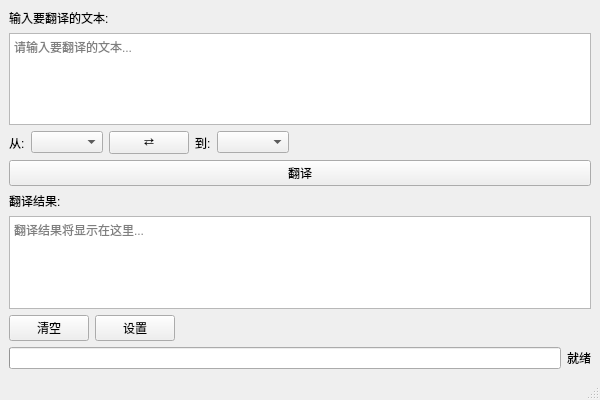
<?xml version="1.0" encoding="UTF-8"?>
<ui version="4.0">
 <class>MainWindow</class>
 <widget class="QMainWindow" name="MainWindow">
  <property name="geometry">
   <rect>
    <x>0</x>
    <y>0</y>
    <width>600</width>
    <height>400</height>
   </rect>
  </property>
  <property name="windowTitle">
   <string>Translator</string>
  </property>
  <widget class="QWidget" name="centralwidget">
   <layout class="QVBoxLayout" name="verticalLayout">
    <item>
     <widget class="QLabel" name="inputLabel">
      <property name="text">
       <string>输入要翻译的文本:</string>
      </property>
     </widget>
    </item>
    <item>
     <widget class="QTextEdit" name="inputTextEdit">
      <property name="maximumHeight">
       <number>120</number>
      </property>
      <property name="placeholderText">
       <string>请输入要翻译的文本...</string>
      </property>
     </widget>
    </item>
    <item>
     <layout class="QHBoxLayout" name="languageLayout">
      <item>
       <widget class="QLabel" name="fromLabel">
        <property name="text">
         <string>从:</string>
        </property>
       </widget>
      </item>
      <item>
       <widget class="QComboBox" name="fromLanguageCombo">
        <property name="minimumWidth">
         <number>120</number>
        </property>
       </widget>
      </item>
      <item>
       <widget class="QPushButton" name="swapButton">
        <property name="maximumWidth">
         <number>40</number>
        </property>
        <property name="text">
         <string>⇄</string>
        </property>
        <property name="toolTip">
         <string>交换语言</string>
        </property>
       </widget>
      </item>
      <item>
       <widget class="QLabel" name="toLabel">
        <property name="text">
         <string>到:</string>
        </property>
       </widget>
      </item>
      <item>
       <widget class="QComboBox" name="toLanguageCombo">
        <property name="minimumWidth">
         <number>120</number>
        </property>
       </widget>
      </item>
      <item>
       <spacer name="horizontalSpacer">
        <property name="orientation">
         <enum>Qt::Horizontal</enum>
        </property>
        <property name="sizeHint" stdset="0">
         <size>
          <width>40</width>
          <height>20</height>
         </size>
        </property>
       </spacer>
      </item>
     </layout>
    </item>
    <item>
     <widget class="QPushButton" name="translateButton">
      <property name="minimumHeight">
       <number>40</number>
      </property>
      <property name="text">
       <string>翻译</string>
      </property>
     </widget>
    </item>
    <item>
     <widget class="QLabel" name="outputLabel">
      <property name="text">
       <string>翻译结果:</string>
      </property>
     </widget>
    </item>
    <item>
     <widget class="QTextEdit" name="outputTextEdit">
      <property name="maximumHeight">
       <number>120</number>
      </property>
      <property name="readOnly">
       <bool>true</bool>
      </property>
      <property name="placeholderText">
       <string>翻译结果将显示在这里...</string>
      </property>
     </widget>
    </item>
    <item>
     <layout class="QHBoxLayout" name="toolbarLayout">
      <item>
       <widget class="QPushButton" name="clearButton">
        <property name="text">
         <string>清空</string>
        </property>
        <property name="toolTip">
         <string>清空输入和输出</string>
        </property>
       </widget>
      </item>
      <item>
       <widget class="QPushButton" name="settingsButton">
        <property name="text">
         <string>设置</string>
        </property>
        <property name="toolTip">
         <string>配置API密钥</string>
        </property>
       </widget>
      </item>
      <item>
       <spacer name="horizontalSpacer_2">
        <property name="orientation">
         <enum>Qt::Horizontal</enum>
        </property>
        <property name="sizeHint" stdset="0">
         <size>
          <width>40</width>
          <height>20</height>
         </size>
        </property>
       </spacer>
      </item>
     </layout>
    </item>
    <item>
     <layout class="QHBoxLayout" name="statusLayout">
      <item>
       <widget class="QProgressBar" name="progressBar">
        <property name="visible">
         <bool>false</bool>
        </property>
        <property name="textVisible">
         <bool>false</bool>
        </property>
       </widget>
      </item>
      <item>
       <widget class="QLabel" name="statusLabel">
        <property name="text">
         <string>就绪</string>
        </property>
       </widget>
      </item>
     </layout>
    </item>
   </layout>
  </widget>
  <widget class="QMenuBar" name="menubar">
   <property name="geometry">
    <rect>
     <x>0</x>
     <y>0</y>
     <width>600</width>
     <height>22</height>
    </rect>
   </property>
  </widget>
  <widget class="QStatusBar" name="statusbar"/>
 </widget>
 <resources/>
 <connections/>
</ui> 
